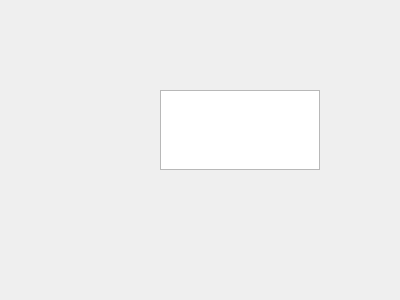
<?xml version="1.0" encoding="UTF-8"?>
<ui version="4.0">
 <class>Form</class>
 <widget class="QWidget" name="Form">
  <property name="geometry">
   <rect>
    <x>0</x>
    <y>0</y>
    <width>400</width>
    <height>300</height>
   </rect>
  </property>
  <property name="windowTitle">
   <string>Form</string>
  </property>
  <widget class="QWidget" name="verticalLayoutWidget">
   <property name="geometry">
    <rect>
     <x>160</x>
     <y>90</y>
     <width>160</width>
     <height>80</height>
    </rect>
   </property>
   <layout class="QVBoxLayout" name="verticalLayout">
    <property name="spacing">
     <number>0</number>
    </property>
    <property name="sizeConstraint">
     <enum>QLayout::SetMaximumSize</enum>
    </property>
    <item>
     <widget class="QTreeView" name="treeView"/>
    </item>
   </layout>
  </widget>
 </widget>
 <resources/>
 <connections/>
</ui>
